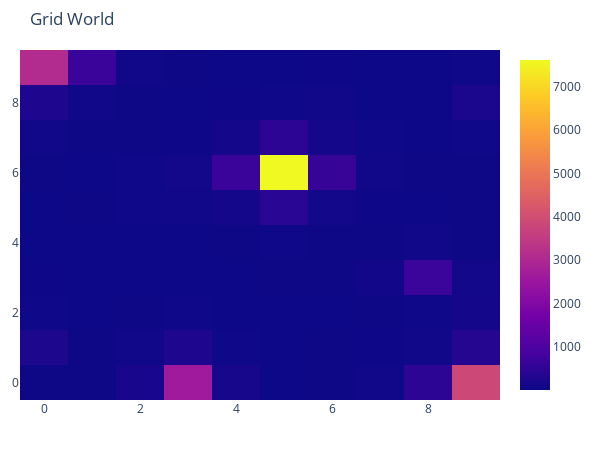

The notebook cell saved with this chart:
### Code cell
world.ShowGridWorld_Count()

### Figure 1 — Plotly figure (JSON) as saved in the notebook; plotly's stock layout.template omitted (floating-point values rounded to 4 significant figures)
{"data": [{"type": "heatmap", "z": [[17, 11, 165, 2622, 143, 7, 15, 44, 481, 3855], [222, 11, 48, 250, 27, 8, 10, 20, 51, 350], [37, 4, 10, 33, 6, 6, 5, 19, 29, 102], [23, 8, 3, 6, 5, 13, 18, 90, 689, 72], [9, 4, 7, 9, 12, 39, 18, 14, 43, 16], [4, 11, 26, 50, 114, 425, 92, 22, 6, 11], [12, 7, 26, 71, 670, 7620, 619, 60, 16, 17], [43, 10, 12, 22, 100, 468, 122, 25, 9, 31], [248, 68, 16, 7, 22, 38, 43, 7, 6, 209], [3091, 673, 58, 15, 8, 8, 22, 6, 2, 26]]}], "layout": {"autosize": false, "height": 450, "margin": {"b": 50, "l": 20, "r": 20, "t": 50}, "title": {"text": "Grid World"}, "width": 600}}
